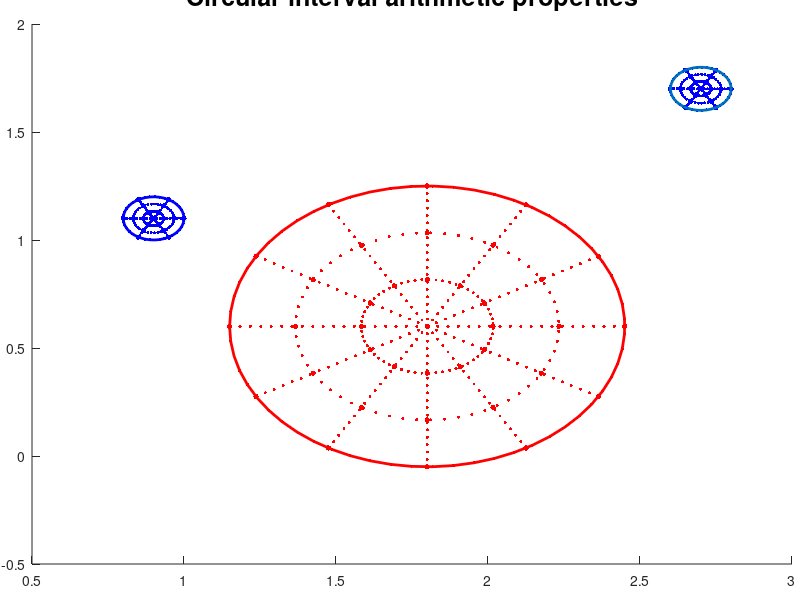

Recreate this plot in MATLAB. (Note: this script raises an error after producing the figure.)
clear
% close all;figure();
cla;hold on

% Parameters
    % Sample counts
nr = [10;20];
nR = [4;4];
na = [40;60];
nA = [7;13];
    % Interval dimensions
r = [0.10;... 
     0.65];
offs = [0.9+1.1i;...
        1.8+0.6i];
  
% Sample annular sector one
r1 = linspace(0,r(1),nr(1));
R1 = linspace(0,r(1),nR(1));
a1 = linspace(-pi,pi,na(1));
A1 = linspace(-pi,pi,nA(1));
int1 = [reshape(r1'*exp(1j*A1),[],1);...
        reshape(R1'*exp(1j*a1),[],1)] + offs(1);
Int1 = reshape(R1'*exp(1j*A1),[],1) + offs(1);
Bnd1 = (r(1)*exp(1j*a1) + offs(1)).';

% Sample annular sector two
r2 = linspace(0,r(2),nr(2));
R2 = linspace(0,r(2),nR(2));
a2 = linspace(-pi,pi,na(2));
A2 = linspace(-pi,pi,nA(2));
int2 = [reshape(r2'*exp(1j*A2),[],1);...
        reshape(R2'*exp(1j*a2),[],1)] + offs(2);
Int2 = reshape(R2'*exp(1j*A2),[],1) + offs(2);
Bnd2 = (r(2)*exp(1j*a2) + offs(2)).';

% Calculate sum
ISum = (Int1.' + Int2).';
iSum = (int1.' + int2).';
iSum1 = (int1.' + Int2).';
iSum2 = (int2.' + Int1).';
bSum1 = (Int2.' + Bnd1).';
bSum2 = (Int1.' + Bnd2).';
bSum = convhull(real(iSum(:)),imag(iSum(:)));
bSum = iSum(bSum);

% Calculate product
IPrd = Int1 * Int2.';
iPrd = int1 * int2.';
iPrd1 = Int1 * int2.';
iPrd2 = Int2 * int1.';
bPrd1 = Int2 * Bnd1.';
bPrd2 = Int1 * Bnd2.';
bPrd = convhull(real(iPrd(:)),imag(iPrd(:)));
bPrd = iPrd(bPrd);

% Calculate inverse
iInv = 1./int2;
IInv = 1./Int2;
bInv = convhull(real(iInv),imag(iInv));
bInv = iInv(bInv);
pInv = convhull(real(iInv),imag(iInv));
pInv = iInv(pInv);
zInv = 1/offs(2);
rInv = (r(2)*abs(zInv)^2)/( (r(2)*abs(zInv))^2 - 1 );
oInv = - abs(zInv) * cos(angle(zInv)) / ( (r(2)*abs(zInv))^2 - 1 ) - ...
    1j * abs(zInv) * sin(angle(zInv)) / ( (r(2)*abs(zInv))^2 - 1 );


%% Plot

subplot(1,1,1);cla;hold on
set(gca, 'Position', [0.04,0.06,0.95,0.9]);

% Parameters
lineWidth = 2;
fontSize = 18;
dotSize = [5 15 20];
dotColor = [0 0 1; 1 0 0];

title('Circular interval arithmetic properties','FontSize',fontSize)

    % Interval 1
scatter(real(int1),imag(int1),dotSize(1),dotColor(1,:),'o','filled')%,'MarkerFaceAlpha',1)
scatter(real(Int1),imag(Int1),dotSize(2),dotColor(1,:),'o','filled')%,'MarkerFaceAlpha',1)
plot(real(Bnd1),imag(Bnd1),'b-','LineWidth',2)

    % Interval 2
scatter(real(int2),imag(int2),dotSize(1),dotColor(2,:),'o','filled')%,'MarkerFaceAlpha',0.5)
scatter(real(Int2),imag(Int2),dotSize(2),dotColor(2,:),'o','filled')%,'MarkerFaceAlpha',0.5)
plot(real(Bnd2),imag(Bnd2),'r-','LineWidth',2)

    % Sum
%scatter(real(iSum2),imag(iSum2),2,dotColor(2,:),'o','filled')%,'MarkerFaceAlpha',0.5);
for idx = 1:size(bSum1,1)
    p1 = scatter(real(iSum1(:,idx)),imag(iSum1(:,idx)),dotSize(1),dotColor(1,:),'o','filled');%,'MarkerFaceAlpha',1);
    p2 = scatter(real(ISum(:,idx)),imag(ISum(:,idx)),dotSize(2),dotColor(1,:),'o','filled');%,'MarkerFaceAlpha',1);
    lh = plot(real(bSum1(idx,:)),imag(bSum1(idx,:)),'-','LineWidth',2);
    if mod(idx + fix((idx-1)/4),2)
       lh.Color = [0,0,1,1];
       p1.MarkerFaceColor = [0,0.2,1];
       p2.MarkerFaceColor = [0,0.2,1];
    else
       lh.Color = [0,0.8,1,1];
       p1.MarkerFaceColor = [0,0.8,1];
       p2.MarkerFaceColor = [0,0.8,1];
    end
end
plot(real(bSum),imag(bSum),'k-','LineWidth',2)

    % Product
%scatter(real(iPrd1)',imag(iPrd1)',2,dotColor(2,:),'o','filled')%,'MarkerFaceAlpha',0.5)
for idx = 1:size(bPrd1,1)
    p1 = scatter(real(iPrd2(idx,:)),imag(iPrd2(idx,:)),dotSize(1),dotColor(1,:),'o','filled');%,'MarkerFaceAlpha',1);
    p2 = scatter(real(IPrd(:,idx)),imag(IPrd(:,idx)),dotSize(2),dotColor(1,:),'o','filled');%,'MarkerFaceAlpha',1);
    lh = plot(real(bPrd1(idx,:)),imag(bPrd1(idx,:)),'-','LineWidth',2);
    if mod(idx + fix((idx-1)/4),2)
       lh.Color = [0,0,1,1];
       p1.MarkerFaceColor = [0,0.2,1];
       p2.MarkerFaceColor = [0,0.2,1];
    else
       lh.Color = [0,0.8,1,1];
       p1.MarkerFaceColor = [0,0.8,1];
       p2.MarkerFaceColor = [0,0.8,1];
    end
end
plot(real(bPrd),imag(bPrd),'k-','LineWidth',2)
fimplicit(@(x,y) (x-real(prod(offs))).^2 + ...
                 (y-imag(prod(offs))).^2 -...
                 (abs(offs(1))*r(2) + abs(offs(2))*r(1) + prod(r)).^2,...
                 'k--')
             
    % Inverse
scatter(real(iInv),imag(iInv),dotSize(1),dotColor(2,:),'o','filled')
scatter(real(IInv),imag(IInv),dotSize(3),dotColor(2,:),'o')
plot(real(bInv),imag(bInv),'k-','LineWidth',2)
plot(real(pInv),imag(pInv),'k:','LineWidth',2)
fimplicit(@(x,y) (x - real(oInv)).^2 + ...
                 (y - imag(oInv)).^2 -...
                 rInv.^2,...
                 'k--','LineWidth',2)

    % Axes
axis equal;grid on
xlabel('Real','FontSize',fontSize)
ylabel('Imaginary','FontSize',fontSize)
xl = xlim();
yl = ylim();
line(xl,[0,0],'Color','black');
line([0,0],yl,'Color','black');
axis equal;grid on
    
    % Texts
text(0.65,1.08,'A','FontSize',fontSize)
text(1.23,0.73,'B','FontSize',fontSize)
text(2.60,2.56,'A+B','FontSize',fontSize)
text(0.80,1.40,'A×B','FontSize',fontSize)
text(0.08,-0.19,'1/B','FontSize',fontSize)